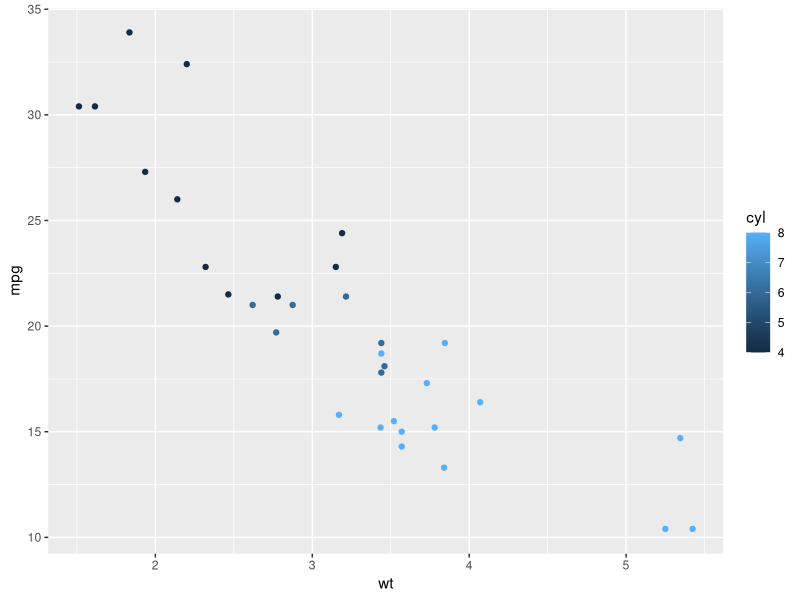
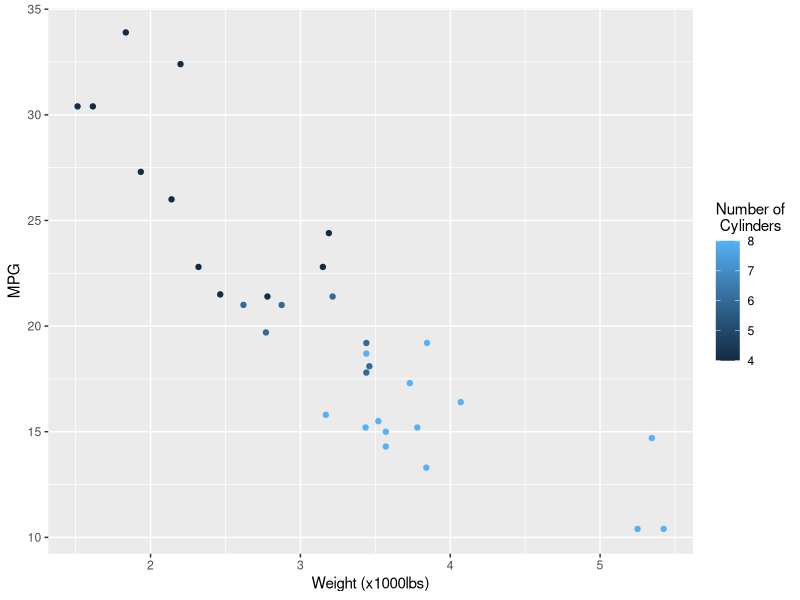
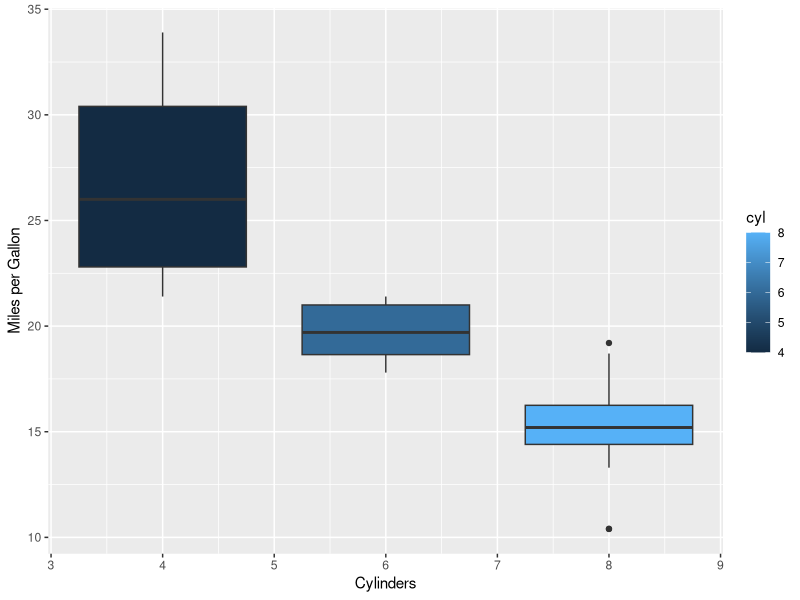
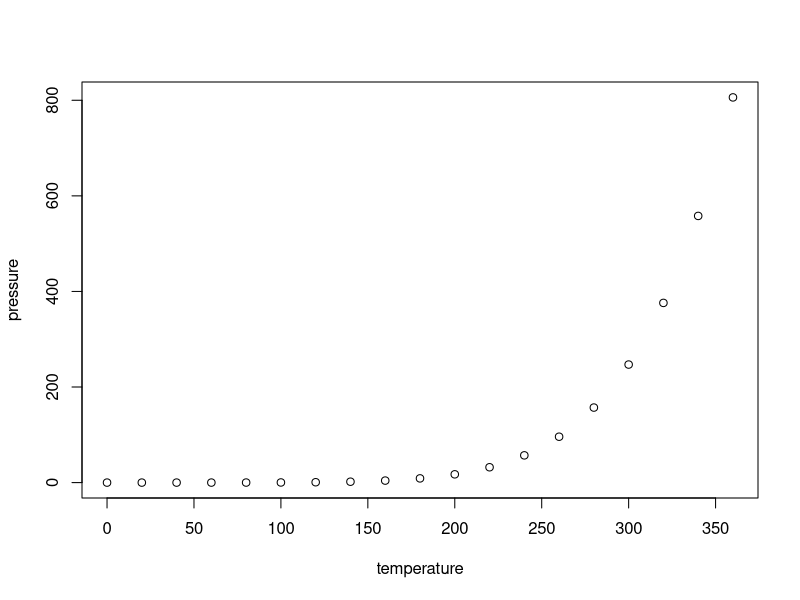

R code for these plots, in order:
## ---- chunk 1
knitr::opts_chunk$set(echo = TRUE)
## ---- chunk 2
x<- 5
## ---- chunk 3
x
## ---- chunk 4
x <- 5 + 5
x
## ---- chunk 5
x <- 5
y <- x + 5
y
## ---- chunk 6
vector_a <- c(1,2,3,4,5)
vector_b <- c("a","b", "c")
## ---- chunk 7
vector_a[1]
vector_b[2]
## ---- chunk 8
summary(cars)
## ---- chunk 9
summary(cars[,1])
## ---- chunk 10
summary(cars$speed)
## ---- chunk 11
head(cars)
## ---- chunk 12
library(ggplot2)
## ---- chunk 13
summary(mtcars)
## ---- chunk 14
my_scatplot <- ggplot(mtcars,aes(x=wt,y=mpg,col=cyl)) + geom_point()
my_scatplot
## ---- chunk 15
my_scatplot + labs(x='Weight (x1000lbs)',y='MPG',colour='Number of\n Cylinders')
## ---- chunk 16
my_boxplot <- ggplot(mtcars,aes(x=cyl,y=mpg, group=cyl, fill=cyl)) + geom_boxplot() + xlab('Cylinders') + ylab('Miles per Gallon')
my_boxplot 
## ---- chunk 17
summary(cars)
## ---- chunk 18
plot(pressure)
